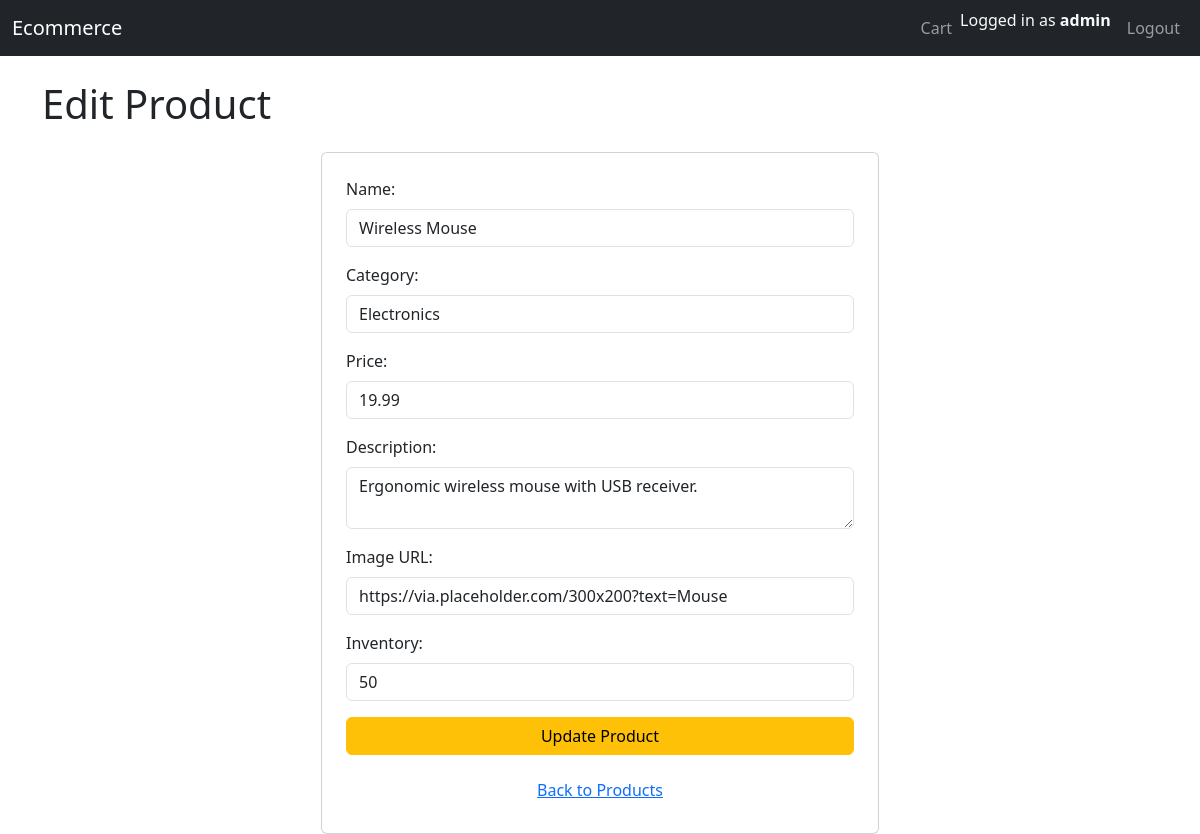
/admin/product/edit/1 (signed in), run on the app's committed database.
### models/__init__.py (models this page shows)
class User(db.Model):
    id = db.Column(db.Integer, primary_key=True)
    username = db.Column(db.String(80), unique=True, nullable=False)
    password = db.Column(db.String(120), nullable=False)

class Product(db.Model):
    id = db.Column(db.Integer, primary_key=True)
    name = db.Column(db.String(120), nullable=False)
    price = db.Column(db.Float, nullable=False)
    description = db.Column(db.Text, nullable=True)
    category = db.Column(db.String(80), nullable=True)
    image_url = db.Column(db.String(255), nullable=True)
    inventory = db.Column(db.Integer, nullable=False, default=0)

### app.py (the view, shortened to what this page needs)
@app.route('/admin/product/edit/<int:product_id>', methods=['GET', 'POST'])
def edit_product(product_id):
    user_id = session.get('user_id')
    user = User.query.get(user_id) if user_id else None
    if not user or user.username != 'admin':
        return redirect(url_for('login'))
    product = Product.query.get_or_404(product_id)
    return render_template('edit_product.html', product=product)

### app.py (called while the page is built)
@app.context_processor
def inject_user():
    user = None
    user_id = session.get('user_id')
    if user_id:
        user = User.query.get(user_id)
    return dict(current_user=user)

### templates/edit_product.html (shortened to what this page needs)
{% extends 'base.html' %}
{% block content %}
<h1 class="mb-4">Edit Product</h1>
<form method="post" class="card p-4 col-md-6 mx-auto">
    <div class="mb-3">
        <label class="form-label">Name:</label>
        <input type="text" name="name" value="{{ product.name }}" class="form-control" required>
    </div>
    <div class="mb-3">
        <label class="form-label">Category:</label>
        <input type="text" name="category" value="{{ product.category }}" class="form-control">
    </div>
    <div class="mb-3">
        <label class="form-label">Price:</label>
        <input type="number" step="0.01" name="price" value="{{ product.price }}" class="form-control" required>
    </div>
    <div class="mb-3">
        <label class="form-label">Description:</label>
        <textarea name="description" class="form-control">{{ product.description }}</textarea>
    </div>
    <div class="mb-3">
        <label class="form-label">Image URL:</label>
        <input type="text" name="image_url" value="{{ product.image_url }}" class="form-control">
    </div>
    <div class="mb-3">
        <label class="form-label">Inventory:</label>
        <input type="number" name="inventory" value="{{ product.inventory }}" class="form-control" required>
    </div>
    <button type="submit" class="btn btn-warning">Update Product</button>
    <a href="{{ url_for('admin_products') }}" class="btn btn-link mt-3">Back to Products</a>
</form>
{% endblock %}

### templates/base.html (shortened to what this page needs)
<!DOCTYPE html>
<html lang="en">
<head>
    <link href="https://cdn.jsdelivr.net/npm/bootstrap@5.3.2/dist/css/bootstrap.min.css" rel="stylesheet">
</head>
<body>
<nav class="navbar navbar-expand-lg navbar-dark bg-dark mb-4">
  <div class="container-fluid">
    <a class="navbar-brand" href="{{ url_for('home') }}">Ecommerce</a>
    <div class="collapse navbar-collapse">
      <ul class="navbar-nav ms-auto">
        {% if session.user_id %}
            <li class="nav-item"><a class="nav-link" href="{{ url_for('cart') }}">Cart</a></li>
            <li class="nav-item">
              <span class="navbar-text text-light me-2">
                {% if current_user %}Logged in as <strong>{{ current_user.username }}</strong>{% endif %}
              </span>
            </li>
            <li class="nav-item"><a class="nav-link" href="{{ url_for('logout') }}">Logout</a></li>
        {% else %}
          <li class="nav-item"><a class="nav-link" href="{{ url_for('login') }}">Login</a></li>
          <li class="nav-item"><a class="nav-link" href="{{ url_for('register') }}">Register</a></li>
        {% endif %}
      </ul>
    </div>
  </div>
</nav>
<div class="container">
    {% block content %}{% endblock %}
</div>
</body>
</html>

### data on the page
User: username "admin"
Product: name "Wireless Mouse", category "Electronics", price "19.99", description "Ergonomic wireless mouse with USB receiver.", image_url "https://via.placeholder.com/300x200?text=Mouse", inventory "50"
